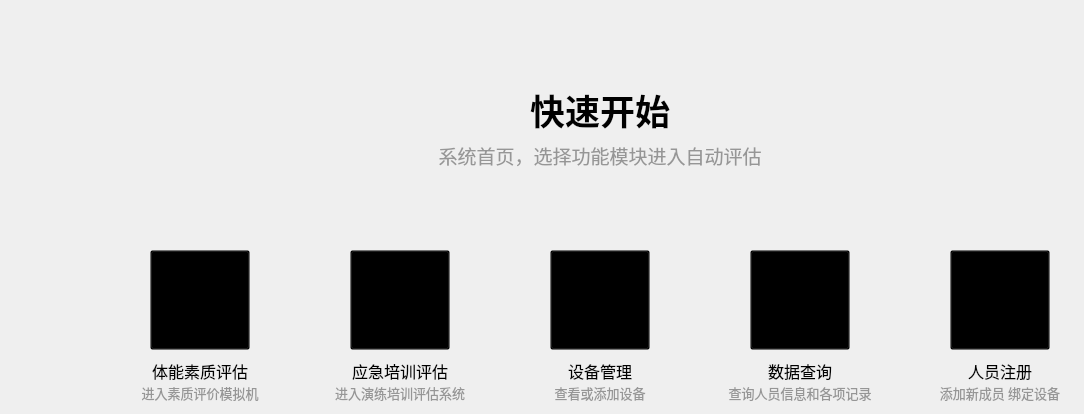
     <widget class="QWidget" name="page_one">
      <widget class="QLabel" name="label_2">
       <property name="geometry">
        <rect>
         <x>525</x>
         <y>85</y>
         <width>150</width>
         <height>50</height>
        </rect>
       </property>
       <property name="font">
        <font>
         <pointsize>26</pointsize>
         <weight>75</weight>
         <bold>true</bold>
        </font>
       </property>
       <property name="layoutDirection">
        <enum>Qt::LeftToRight</enum>
       </property>
       <property name="text">
        <string>快速开始</string>
       </property>
       <property name="alignment">
        <set>Qt::AlignCenter</set>
       </property>
      </widget>
      <widget class="QLabel" name="label_4">
       <property name="geometry">
        <rect>
         <x>400</x>
         <y>130</y>
         <width>400</width>
         <height>50</height>
        </rect>
       </property>
       <property name="font">
        <font>
         <family>Algerian</family>
         <pointsize>14</pointsize>
        </font>
       </property>
       <property name="layoutDirection">
        <enum>Qt::LeftToRight</enum>
       </property>
       <property name="styleSheet">
        <string notr="true">color: rgb(150, 150, 150);</string>
       </property>
       <property name="text">
        <string>系统首页，选择功能模块进入自动评估</string>
       </property>
       <property name="alignment">
        <set>Qt::AlignCenter</set>
       </property>
      </widget>
      <widget class="QPushButton" name="pushButton_phy">
       <property name="geometry">
        <rect>
         <x>150</x>
         <y>250</y>
         <width>100</width>
         <height>100</height>
        </rect>
       </property>
       <property name="styleSheet">
        <string notr="true">background-color:transparent</string>
       </property>
       <property name="text">
        <string/>
       </property>
       <property name="iconSize">
        <size>
         <width>100</width>
         <height>100</height>
        </size>
       </property>
      </widget>
      <widget class="QPushButton" name="pushButton_res">
       <property name="geometry">
        <rect>
         <x>350</x>
         <y>250</y>
         <width>100</width>
         <height>100</height>
        </rect>
       </property>
       <property name="styleSheet">
        <string notr="true">background-color:transparent</string>
       </property>
       <property name="text">
        <string/>
       </property>
       <property name="iconSize">
        <size>
         <width>100</width>
         <height>100</height>
        </size>
       </property>
      </widget>
      <widget class="QPushButton" name="pushButton_device">
       <property name="geometry">
        <rect>
         <x>550</x>
         <y>250</y>
         <width>100</width>
         <height>100</height>
        </rect>
       </property>
       <property name="styleSheet">
        <string notr="true">background-color:transparent</string>
       </property>
       <property name="text">
        <string/>
       </property>
       <property name="iconSize">
        <size>
         <width>100</width>
         <height>100</height>
        </size>
       </property>
      </widget>
      <widget class="QPushButton" name="pushButton_data">
       <property name="geometry">
        <rect>
         <x>750</x>
         <y>250</y>
         <width>100</width>
         <height>100</height>
        </rect>
       </property>
       <property name="styleSheet">
        <string notr="true">background-color:transparent</string>
       </property>
       <property name="text">
        <string/>
       </property>
       <property name="iconSize">
        <size>
         <width>100</width>
         <height>100</height>
        </size>
       </property>
      </widget>
      <widget class="QPushButton" name="pushButton_reg">
       <property name="geometry">
        <rect>
         <x>950</x>
         <y>250</y>
         <width>100</width>
         <height>100</height>
        </rect>
       </property>
       <property name="styleSheet">
        <string notr="true">background-color:transparent</string>
       </property>
       <property name="text">
        <string/>
       </property>
       <property name="iconSize">
        <size>
         <width>100</width>
         <height>100</height>
        </size>
       </property>
      </widget>
      <widget class="QLabel" name="label_5">
       <property name="geometry">
        <rect>
         <x>150</x>
         <y>360</y>
         <width>100</width>
         <height>21</height>
        </rect>
       </property>
       <property name="font">
        <font>
         <family>Algerian</family>
         <pointsize>12</pointsize>
        </font>
       </property>
       <property name="layoutDirection">
        <enum>Qt::LeftToRight</enum>
       </property>
       <property name="styleSheet">
        <string notr="true">color: rgb(0, 0, 0);</string>
       </property>
       <property name="text">
        <string>体能素质评估</string>
       </property>
       <property name="alignment">
        <set>Qt::AlignCenter</set>
       </property>
      </widget>
      <widget class="QLabel" name="label_6">
       <property name="geometry">
        <rect>
         <x>125</x>
         <y>380</y>
         <width>150</width>
         <height>25</height>
        </rect>
       </property>
       <property name="font">
        <font>
         <family>Algerian</family>
         <pointsize>10</pointsize>
        </font>
       </property>
       <property name="layoutDirection">
        <enum>Qt::LeftToRight</enum>
       </property>
       <property name="styleSheet">
        <string notr="true">color: rgb(150, 150, 150);</string>
       </property>
       <property name="text">
        <string>进入素质评价模拟机</string>
       </property>
       <property name="alignment">
        <set>Qt::AlignCenter</set>
       </property>
      </widget>
      <widget class="QLabel" name="label_7">
       <property name="geometry">
        <rect>
         <x>325</x>
         <y>380</y>
         <width>150</width>
         <height>25</height>
        </rect>
       </property>
       <property name="font">
        <font>
         <family>Algerian</family>
         <pointsize>10</pointsize>
        </font>
       </property>
       <property name="layoutDirection">
        <enum>Qt::LeftToRight</enum>
       </property>
       <property name="styleSheet">
        <string notr="true">color: rgb(150, 150, 150);</string>
       </property>
       <property name="text">
        <string>进入演练培训评估系统</string>
       </property>
       <property name="alignment">
        <set>Qt::AlignCenter</set>
       </property>
      </widget>
      <widget class="QLabel" name="label_8">
       <property name="geometry">
        <rect>
         <x>350</x>
         <y>360</y>
         <width>100</width>
         <height>21</height>
        </rect>
       </property>
       <property name="font">
        <font>
         <family>Algerian</family>
         <pointsize>12</pointsize>
        </font>
       </property>
       <property name="layoutDirection">
        <enum>Qt::LeftToRight</enum>
       </property>
       <property name="styleSheet">
        <string notr="true">color: rgb(0, 0, 0);</string>
       </property>
       <property name="text">
        <string>应急培训评估</string>
       </property>
       <property name="alignment">
        <set>Qt::AlignCenter</set>
       </property>
      </widget>
      <widget class="QLabel" name="label_9">
       <property name="geometry">
        <rect>
         <x>525</x>
         <y>380</y>
         <width>150</width>
         <height>25</height>
        </rect>
       </property>
       <property name="font">
        <font>
         <family>Algerian</family>
         <pointsize>10</pointsize>
        </font>
       </property>
       <property name="layoutDirection">
        <enum>Qt::LeftToRight</enum>
       </property>
       <property name="styleSheet">
        <string notr="true">color: rgb(150, 150, 150);</string>
       </property>
       <property name="text">
        <string>查看或添加设备</string>
       </property>
       <property name="alignment">
        <set>Qt::AlignCenter</set>
       </property>
      </widget>
      <widget class="QLabel" name="label_10">
       <property name="geometry">
        <rect>
         <x>550</x>
         <y>360</y>
         <width>100</width>
         <height>21</height>
        </rect>
       </property>
       <property name="font">
        <font>
         <family>Algerian</family>
         <pointsize>12</pointsize>
        </font>
       </property>
       <property name="layoutDirection">
        <enum>Qt::LeftToRight</enum>
       </property>
       <property name="styleSheet">
        <string notr="true">color: rgb(0, 0, 0);</string>
       </property>
       <property name="text">
        <string>设备管理</string>
       </property>
       <property name="alignment">
        <set>Qt::AlignCenter</set>
       </property>
      </widget>
      <widget class="QLabel" name="label_11">
       <property name="geometry">
        <rect>
         <x>725</x>
         <y>380</y>
         <width>150</width>
         <height>25</height>
        </rect>
       </property>
       <property name="font">
        <font>
         <family>Algerian</family>
         <pointsize>10</pointsize>
        </font>
       </property>
       <property name="layoutDirection">
        <enum>Qt::LeftToRight</enum>
       </property>
       <property name="styleSheet">
        <string notr="true">color: rgb(150, 150, 150);</string>
       </property>
       <property name="text">
        <string>查询人员信息和各项记录</string>
       </property>
       <property name="alignment">
        <set>Qt::AlignCenter</set>
       </property>
      </widget>
      <widget class="QLabel" name="label_12">
       <property name="geometry">
        <rect>
         <x>750</x>
         <y>360</y>
         <width>100</width>
         <height>21</height>
        </rect>
       </property>
       <property name="font">
        <font>
         <family>Algerian</family>
         <pointsize>12</pointsize>
        </font>
       </property>
       <property name="layoutDirection">
        <enum>Qt::LeftToRight</enum>
       </property>
       <property name="styleSheet">
        <string notr="true">color: rgb(0, 0, 0);</string>
       </property>
       <property name="text">
        <string>数据查询</string>
       </property>
       <property name="alignment">
        <set>Qt::AlignCenter</set>
       </property>
      </widget>
      <widget class="QLabel" name="label_13">
       <property name="geometry">
        <rect>
         <x>925</x>
         <y>380</y>
         <width>150</width>
         <height>25</height>
        </rect>
       </property>
       <property name="font">
        <font>
         <family>Algerian</family>
         <pointsize>10</pointsize>
        </font>
       </property>
       <property name="layoutDirection">
        <enum>Qt::LeftToRight</enum>
       </property>
       <property name="styleSheet">
        <string notr="true">color: rgb(150, 150, 150);</string>
       </property>
       <property name="text">
        <string>添加新成员 绑定设备</string>
       </property>
       <property name="alignment">
        <set>Qt::AlignCenter</set>
       </property>
      </widget>
      <widget class="QLabel" name="label_14">
       <property name="geometry">
        <rect>
         <x>950</x>
         <y>360</y>
         <width>100</width>
         <height>21</height>
        </rect>
       </property>
       <property name="font">
        <font>
         <family>Algerian</family>
         <pointsize>12</pointsize>
        </font>
       </property>
       <property name="layoutDirection">
        <enum>Qt::LeftToRight</enum>
       </property>
       <property name="styleSheet">
        <string notr="true">color: rgb(0, 0, 0);</string>
       </property>
       <property name="text">
        <string>人员注册</string>
       </property>
       <property name="alignment">
        <set>Qt::AlignCenter</set>
       </property>
      </widget>
      <zorder>label_4</zorder>
      <zorder>label_2</zorder>
      <zorder>pushButton_reg</zorder>
      <zorder>pushButton_data</zorder>
      <zorder>label_6</zorder>
      <zorder>label_5</zorder>
      <zorder>pushButton_phy</zorder>
      <zorder>label_7</zorder>
      <zorder>label_8</zorder>
      <zorder>pushButton_res</zorder>
      <zorder>label_9</zorder>
      <zorder>label_10</zorder>
      <zorder>pushButton_device</zorder>
      <zorder>label_11</zorder>
      <zorder>label_12</zorder>
      <zorder>label_13</zorder>
      <zorder>label_14</zorder>
     </widget>
